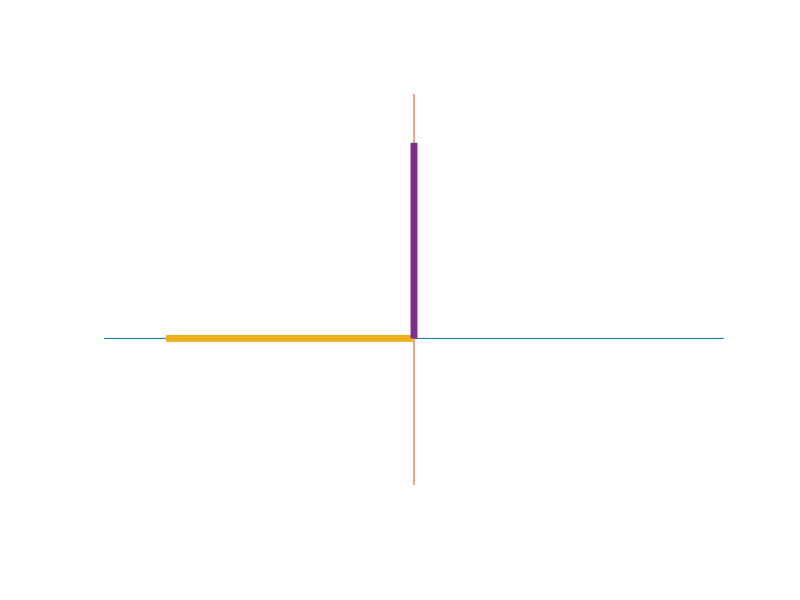
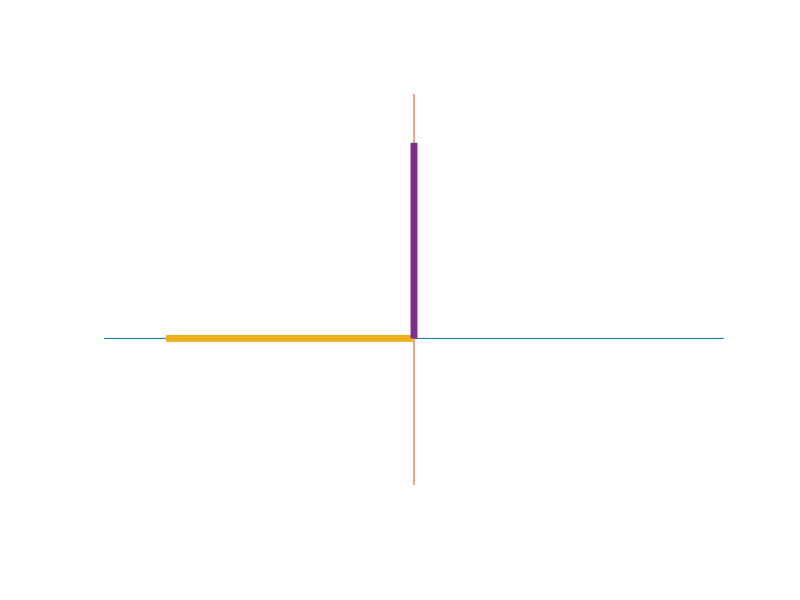

Recreate these plots in MATLAB, in order.
## diode Switch characteristics
clf;
hold on

plot([0,10],[0,0])
plot([5,5],[-3,5])

plot([1,5],[0,0],"linewidth",5)
plot([5,5],[0,4],"linewidth",5)

grid off
axis off

print -demf diodeSwitchCharateristics.emf
print -deps diodeSwitchCharacteristics.eps
